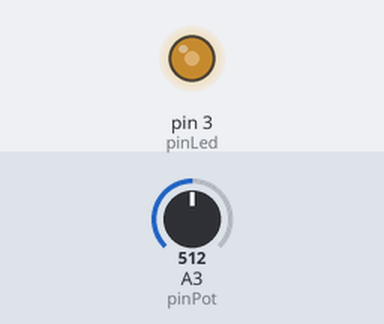
Bench run of a sketch on a simulated Arduino Uno, built with avr-gcc and run on an emulated ATmega328P. Shown: output pins drawn as LEDs (lit = HIGH). The inputs (shaded band) are chosen by the test bench; at power-on: A3 (pinPot) = 512.

Above: at 1.2 s.
1.3 s: A3 (pinPot) set to 716
At 2.5 s:
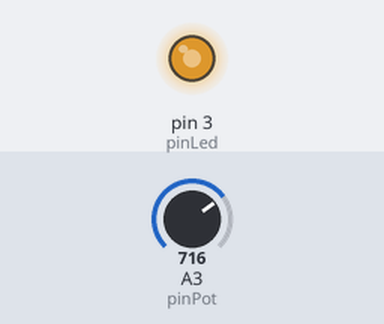
2.8 s: A3 (pinPot) set to 900
At 3.8 s:
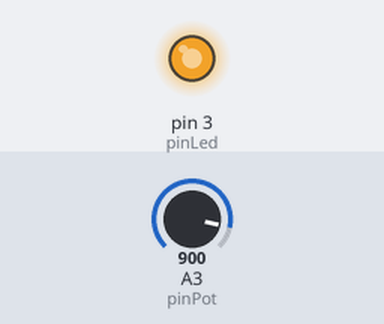
4.3 s: A3 (pinPot) set to 122
At 5.0 s:
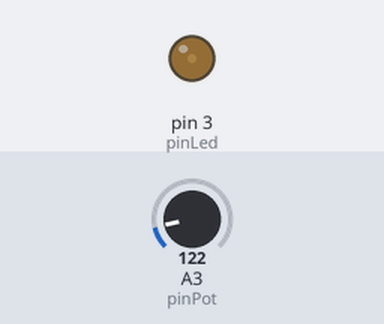
5.8 s: A3 (pinPot) set to 0
At 6.2 s:
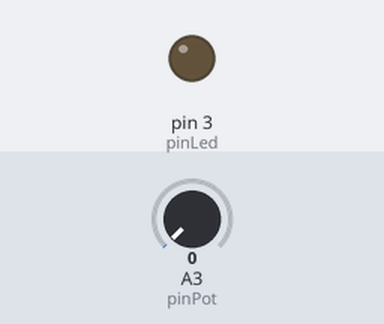
Timing chart, 0 to 8.3 s (numbered marks = the images above; inputs shaded):
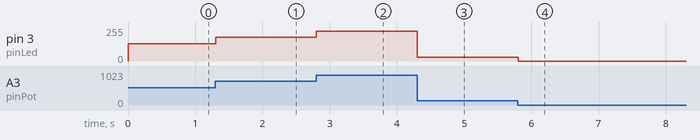

The sketch:

led_potenciometro.ino
```cpp
int pinLed=3, pinPot=A3;
void setup() {
  pinMode(pinLed, OUTPUT);
}

void loop() {
  int valor_medido;
  valor_medido = analogRead(pinPot) ;
  analogWrite(pinLed, valor_medido/4);
  delay(100);
}
```

Measured:
- after the input at 1.3 s, pin 3 (pinLed): 128/255 → 179/255 at once
- after the input at 2.8 s, pin 3 (pinLed): 179/255 → 225/255 at once
- after the input at 4.3 s, pin 3 (pinLed): 225/255 → 30/255 at once
- after the input at 5.8 s, pin 3 (pinLed): 30/255 → 0/255 at once
